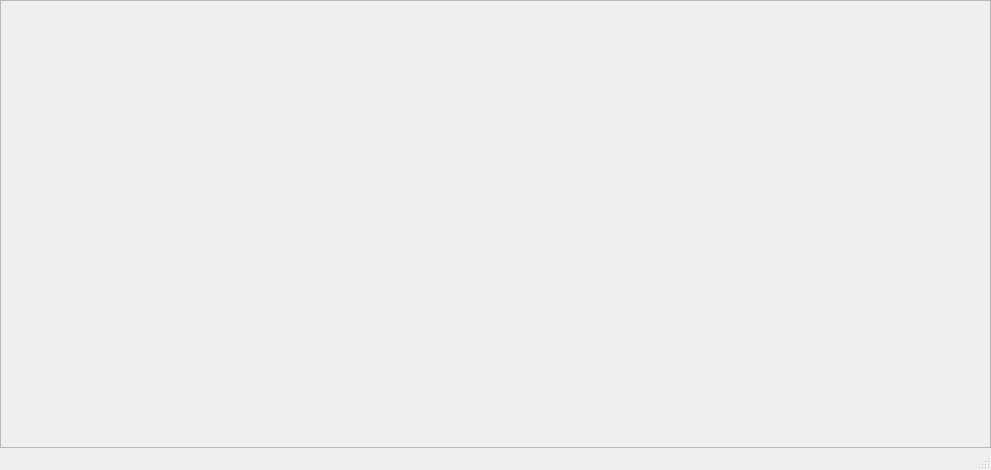
<?xml version="1.0" encoding="UTF-8"?>
<ui version="4.0">
 <class>LanguageSwitch</class>
 <widget class="QMainWindow" name="LanguageSwitch">
  <property name="geometry">
   <rect>
    <x>0</x>
    <y>0</y>
    <width>991</width>
    <height>470</height>
   </rect>
  </property>
  <property name="minimumSize">
   <size>
    <width>0</width>
    <height>0</height>
   </size>
  </property>
  <property name="maximumSize">
   <size>
    <width>16777215</width>
    <height>470</height>
   </size>
  </property>
  <property name="windowTitle">
   <string>MainWindow</string>
  </property>
  <widget class="QWidget" name="centralwidget">
   <layout class="QVBoxLayout" name="verticalLayout">
    <property name="spacing">
     <number>0</number>
    </property>
    <property name="leftMargin">
     <number>0</number>
    </property>
    <property name="topMargin">
     <number>0</number>
    </property>
    <property name="rightMargin">
     <number>0</number>
    </property>
    <property name="bottomMargin">
     <number>0</number>
    </property>
    <item>
     <widget class="QFrame" name="frameBackground">
      <property name="frameShape">
       <enum>QFrame::StyledPanel</enum>
      </property>
      <property name="frameShadow">
       <enum>QFrame::Raised</enum>
      </property>
      <layout class="QVBoxLayout" name="verticalLayout_2">
       <property name="spacing">
        <number>0</number>
       </property>
       <property name="leftMargin">
        <number>0</number>
       </property>
       <property name="topMargin">
        <number>0</number>
       </property>
       <property name="rightMargin">
        <number>0</number>
       </property>
       <property name="bottomMargin">
        <number>0</number>
       </property>
       <item>
        <widget class="MainTitleBar" name="widgetTitle" native="true">
         <property name="sizePolicy">
          <sizepolicy hsizetype="Preferred" vsizetype="Preferred">
           <horstretch>0</horstretch>
           <verstretch>0</verstretch>
          </sizepolicy>
         </property>
         <property name="minimumSize">
          <size>
           <width>0</width>
           <height>0</height>
          </size>
         </property>
         <property name="maximumSize">
          <size>
           <width>16777215</width>
           <height>70</height>
          </size>
         </property>
        </widget>
       </item>
       <item>
        <layout class="QHBoxLayout" name="horizontalLayout">
         <property name="spacing">
          <number>0</number>
         </property>
         <item>
          <spacer name="horizontalSpacer">
           <property name="orientation">
            <enum>Qt::Horizontal</enum>
           </property>
           <property name="sizeHint" stdset="0">
            <size>
             <width>40</width>
             <height>20</height>
            </size>
           </property>
          </spacer>
         </item>
         <item>
          <widget class="BannaControl" name="widget" native="true">
           <property name="minimumSize">
            <size>
             <width>800</width>
             <height>410</height>
            </size>
           </property>
           <property name="maximumSize">
            <size>
             <width>800</width>
             <height>410</height>
            </size>
           </property>
          </widget>
         </item>
         <item>
          <spacer name="horizontalSpacer_2">
           <property name="orientation">
            <enum>Qt::Horizontal</enum>
           </property>
           <property name="sizeHint" stdset="0">
            <size>
             <width>40</width>
             <height>20</height>
            </size>
           </property>
          </spacer>
         </item>
        </layout>
       </item>
      </layout>
     </widget>
    </item>
   </layout>
  </widget>
  <widget class="QStatusBar" name="statusbar"/>
 </widget>
 <customwidgets>
  <customwidget>
   <class>MainTitleBar</class>
   <extends>QWidget</extends>
   <header>maintitlebar.h</header>
   <container>1</container>
  </customwidget>
  <customwidget>
   <class>BannaControl</class>
   <extends>QWidget</extends>
   <header>render/bannacontrol.h</header>
   <container>1</container>
  </customwidget>
 </customwidgets>
 <resources/>
 <connections/>
</ui>
